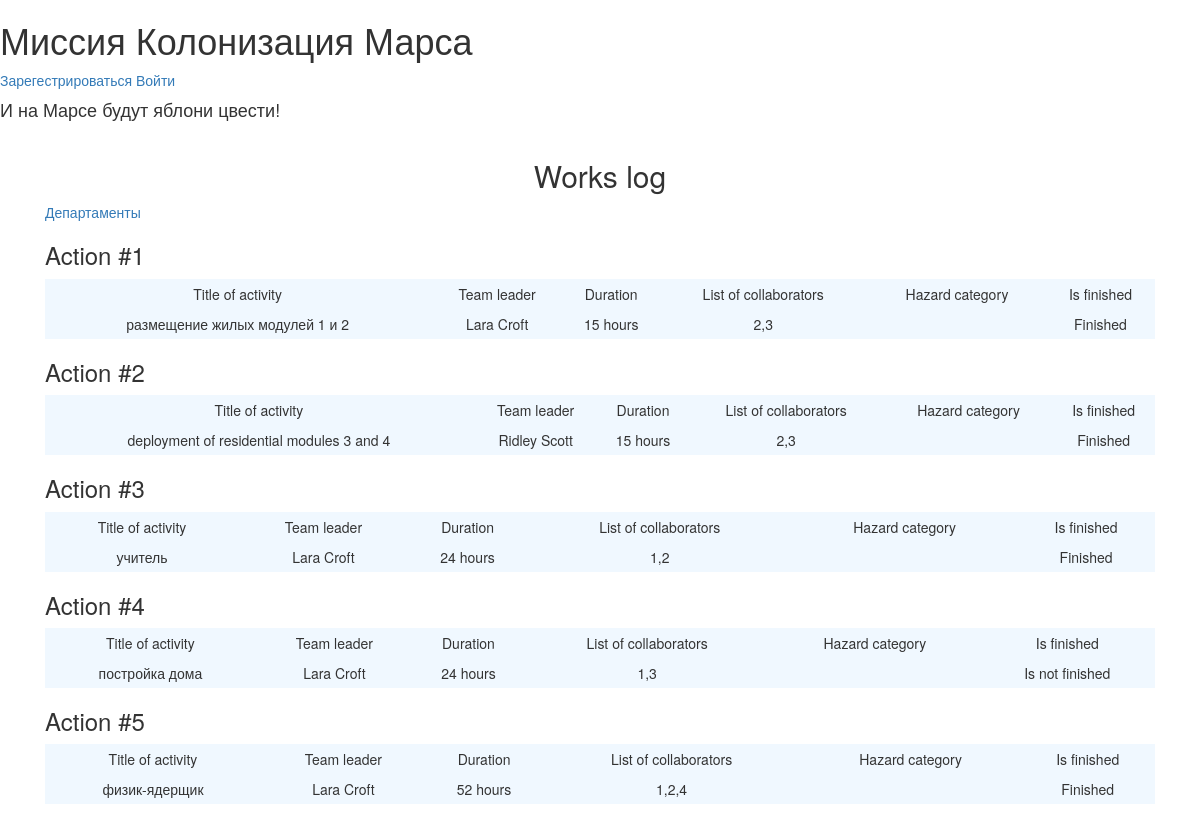
Before: / with the older database file.
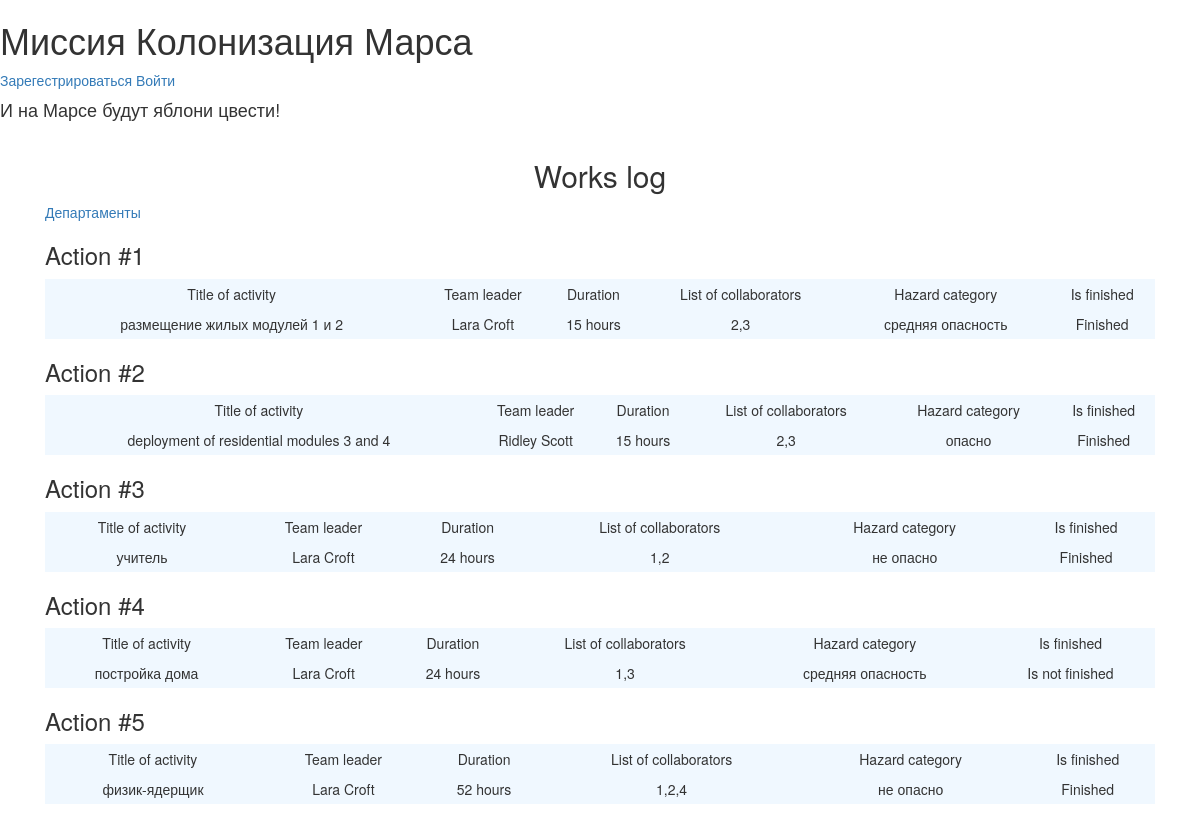
After: the same page with the newer database file.
### data/jobs.py (models this page shows)
class Job(SqlAlchemyBase, SerializerMixin):
    __tablename__ = 'jobs'
    id = sqlalchemy.Column(sqlalchemy.Integer,
                           primary_key=True, autoincrement=True)
    team_leader_id = sqlalchemy.Column(sqlalchemy.Integer,
                                       sqlalchemy.ForeignKey("users.id"))
    team_leader = orm.relationship('User')
    job = sqlalchemy.Column(sqlalchemy.String, nullable=True)
    work_size = sqlalchemy.Column(sqlalchemy.Integer, nullable=True)
    collaborators = sqlalchemy.Column(sqlalchemy.String, nullable=True)
    start_date = sqlalchemy.Column(sqlalchemy.DateTime, default=datetime.datetime.now())
    end_date = sqlalchemy.Column(sqlalchemy.DateTime)
    category = sqlalchemy.Column(sqlalchemy.Integer, nullable=True)
    is_finished = sqlalchemy.Column(sqlalchemy.Boolean, default=False)

### data/users.py (models this page shows, shortened)
class User(SqlAlchemyBase, UserMixin, SerializerMixin):
    __tablename__ = 'users'
    id = sqlalchemy.Column(sqlalchemy.Integer,
                           primary_key=True, autoincrement=True)
    surname = sqlalchemy.Column(sqlalchemy.String, nullable=True)
    name = sqlalchemy.Column(sqlalchemy.String, nullable=True)
    age = sqlalchemy.Column(sqlalchemy.Integer, nullable=True)
    position = sqlalchemy.Column(sqlalchemy.String, nullable=True)
    speciality = sqlalchemy.Column(sqlalchemy.String, nullable=True)
    address = sqlalchemy.Column(sqlalchemy.String, nullable=True)
    email = sqlalchemy.Column(sqlalchemy.String,
                              index=True, unique=True, nullable=True)
    hashed_password = sqlalchemy.Column(sqlalchemy.String, nullable=True)
    modified_date = sqlalchemy.Column(sqlalchemy.DateTime,
                                      default=datetime.datetime.now)
    city = sqlalchemy.Column(sqlalchemy.String, nullable=True)

### data/category.py (models this page shows)
class Category(SqlAlchemyBase, SerializerMixin):
    __tablename__ = 'category'
    id = sqlalchemy.Column(sqlalchemy.Integer,
                           primary_key=True, autoincrement=True)
    category = sqlalchemy.Column(sqlalchemy.String, nullable=True)

### main.py (the view)
@app.route('/')
def works_log():
    jobs = db_sess.query(Job).all()
    category = db_sess.query(Category).all()
    return render_template('jobs.html', title='Журнал работ', jobs=jobs, category=category)

### templates/jobs.html (shortened to what this page needs)
{% extends 'base.html' %}
{% block content %}
    <h2 align="center">Works log</h2>
    <div class="edit_jobs">
        <a href="http://localhost:5000/departments">Департаменты</a>
    </div>
    {% for job in jobs %}
        <h3>Action #{{ loop.index }}</h3>
        <table class="tbl">
            <tr class="mn">
                <td>Title of activity</td>
                <td>Team leader</td>
                <td>Duration</td>
                <td>List of collaborators</td>
                <td>Hazard category</td>
                <td>Is finished</td>
            </tr>
            <tr>
                <td>{{ job.job }}</td>
                <td>{{ job.team_leader.name }} {{ job.team_leader.surname }}</td>
                <td>{{ job.work_size }} hours</td>
                <td>{{ job.collaborators }}</td>
                <td>{% for categor in category %}
                    {% if categor.id == job.category %}
                        {{  categor.category  }}
                    {% endif %}
                    {% endfor %}
                </td>
                <td>{% if job.is_finished == 0 %} Is not finished {% else %} Finished {% endif %}</td>
            </tr>
        </table>
    {% endfor %}
{% endblock %}

### templates/base.html (shortened to what this page needs)
<!doctype html>
<html lang="en">
<head>
    <link rel="stylesheet"
          href="https://stackpath.bootstrapcdn.com/bootstrap/4.4.1/css/bootstrap.min.css"
>
    <link rel="stylesheet" type="text/css" href="/static/css/styles.css">
    <link rel="stylesheet"
        type="text/css"
        href="https://maxcdn.bootstrapcdn.com/bootstrap/3.3.5/css/bootstrap-theme.min.css">
    <link rel="stylesheet"
        type="text/css"
        href="https://maxcdn.bootstrapcdn.com/bootstrap/3.3.5/css/bootstrap.min.css">
</head>
<body>
<div class="first_line">
    <h1 class="first_line_content">Миссия Колонизация Марса</h1>
    {% if current_user.is_authenticated %}
        <a href="http://localhost:5000/logout">{{ current_user.name }}</a>
    {% else %}
        <a href="http://localhost:5000/register">Зарегестрироваться</a>
        <a href="http://localhost:5000/login">Войти</a>
    {% endif %}
</div>
<h4>И на Марсе будут яблони цвести!</h4>
<main role="main" class="container">
    {% block content %}{% endblock %}
</main>
</body>
</html>

### static/css/styles.css (style rules this page uses)
h4 { color: #008000; }
.container { margin: 20px; }
.tbl { width: 100%; text-align: center; background-color: aliceblue; line-height: 30px; }

Changed rows visible on the page:
changed Job "размещение жилых модулей 1 и 2": gains Category (category "средняя опасность")
changed Job "deployment of residential modules 3 and 4": gains Category (category "опасно")
changed Job "учитель": gains Category (category "не опасно")
changed Job "постройка дома": gains Category (category "средняя опасность")
changed Job "физик-ядерщик": gains Category (category "не опасно")
